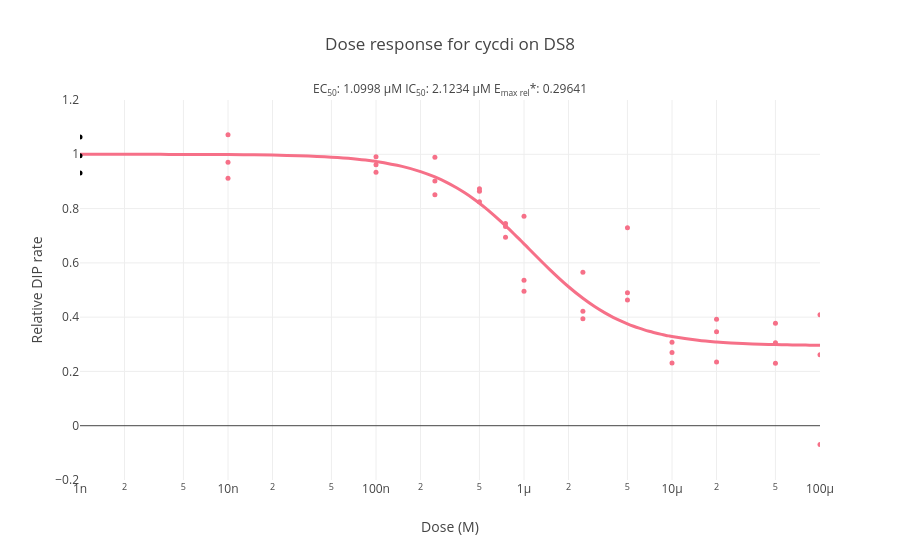

Write notebook code for a chart like this one.
### Markdown cell above
### CycDi 55kPa ERL

### Code cell
filepath = 'C:\\Users\\olesk\\ECM_mod_output\\cell_counts_di_55kpa_erl.json'

fp = calc_resp(filepath, 'cycdi', wells=WELLS)

plot_drc(fp)
